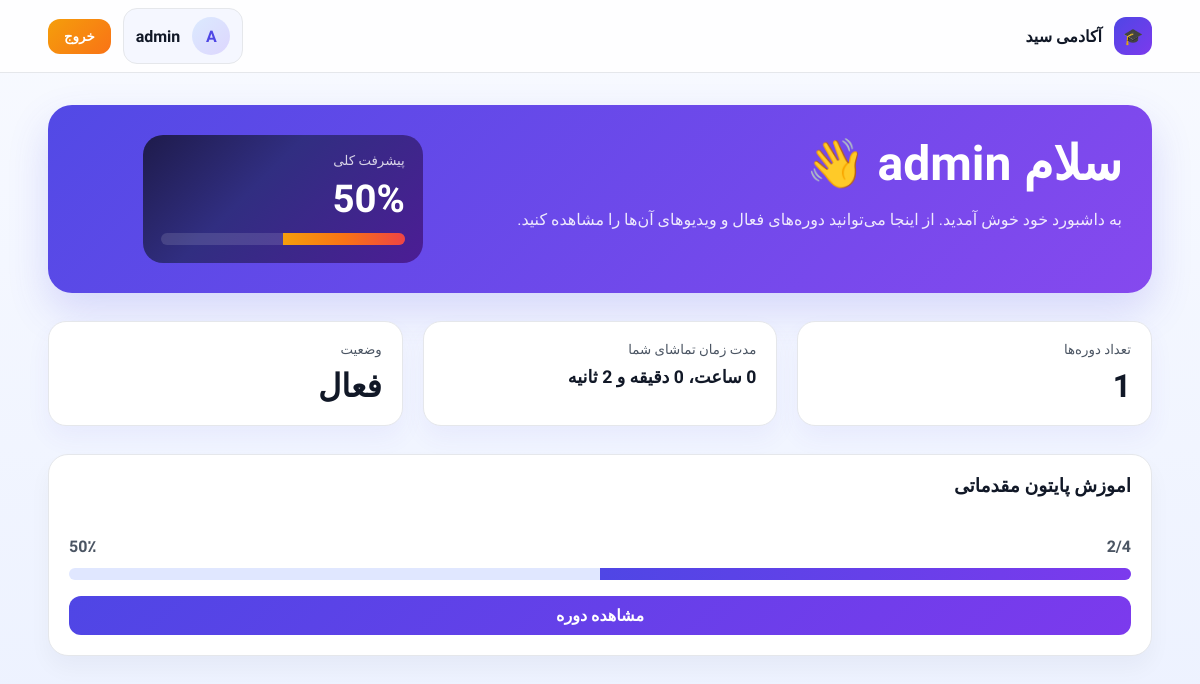
/dashboard/ (signed in), run on the app's committed database.
### main/models.py (models this page shows, shortened)
class Course(models.Model):
    title = models.CharField(max_length=200)
    description = models.TextField(blank=True)
    is_active = models.BooleanField(default=True)
    created_at = models.DateTimeField(auto_now_add=True)
    class Meta:
        ordering = ["-created_at"]

### main/views.py (the view)
# urls.py: path("dashboard/", dashboard, name="dashboard"),
@login_required(login_url="/login/")
def dashboard(request):
    profile, _ = Profile.objects.get_or_create(user=request.user)
    courses = Course.objects.filter(is_active=True).prefetch_related("videos")
    course_data = []
    total_videos = 0
    completed_videos = 0
    for course in courses:
        progress_obj, _ = UserCourseProgress.objects.get_or_create(user=request.user, course=course)
        total_course_videos = course.videos.count()
        total_videos += total_course_videos
        done_count = progress_obj.completed_videos.count()
        completed_videos += done_count
        course_data.append({
            "course": course,
            "progress": progress_obj.progress_percent(),
            "completed_count": done_count,
            "total_count": total_course_videos,
        })
    overall_progress = 0
    if total_videos:
        overall_progress = int((completed_videos / total_videos) * 100)
    watched_seconds = UserVideoProgress.objects.filter(
        user=request.user,
        video__course__is_active=True,
    ).aggregate(total=Sum("watched_seconds"))["total"] or 0
    return render(request, "main/dashboard.html", {
        "user": request.user,
        "profile": profile,
        "courses": course_data,
        "courses_count": len(course_data),
        "progress": overall_progress,
        "watched_seconds": watched_seconds,
        "watched_hours": watched_seconds // 3600,
        "watched_minutes": (watched_seconds % 3600) // 60,
        "watched_seconds_remainder": watched_seconds % 60,
    })

### main/models.py (called while the page is built)
    def progress_percent(self):
        total = self.course.videos.count()
        if total == 0:
            return 0
        completed = self.completed_videos.count()
        return int((completed / total) * 100)

### main/templates/main/dashboard.html (shortened to what this page needs)
<!DOCTYPE html>
<html lang="fa" dir="rtl">
  <head>
  </head>
  <body>
    <header class="topbar">
      <div class="container topbar-inner">
        <div class="brand">
          <div class="brand-mark">🎓</div>
          <span>آکادمی سید</span>
        </div>
        <div style="display:flex; align-items:center; gap:12px;">
          <div class="user-box">
            <div class="avatar">
              {% if user.first_name %}
                {{ user.first_name|first|upper }}
              {% else %}
                {{ user.username|first|upper }}
              {% endif %}
            </div>
            <div>
              <strong>
                {% if user.get_full_name %}
                  {{ user.get_full_name }}
                {% else %}
                  {{ user.username }}
                {% endif %}
              </strong>
            </div>
          </div>
          <form method="post" action="{% url 'logout' %}">
            <button type="submit" class="logout-btn">خروج</button>
          </form>
        </div>
      </div>
    </header>
    <main class="page">
      <div class="container">
        <section class="hero">
          <div>
            <h1>
              سلام
              👋
            </h1>
            <p>به داشبورد خود خوش آمدید. از اینجا می‌توانید دوره‌های فعال و ویدیوهای آن‌ها را مشاهده کنید.</p>
          </div>
          <div class="stat-box">
            <small>پیشرفت کلی</small>
            <div class="percent">{{ progress }}%</div>
            <div class="bar"><span style="width: {{ progress }}%;"></span></div>
          </div>
        </section>
        <section class="stats">
          <div class="stat-card">
            <small>تعداد دوره‌ها</small>
            <strong>{{ courses_count }}</strong>
          </div>
          <div class="stat-card">
            <small>مدت زمان تماشای شما</small>
            <strong class="time-value">{{ watched_hours }} ساعت، {{ watched_minutes }} دقیقه و {{ watched_seconds_remainder }} ثانیه</strong>
          </div>
          <div class="stat-card">
            <small>وضعیت</small>
            <strong>فعال</strong>
          </div>
        </section>
        {% if courses %}
          <section class="courses">
            {% for item in courses %}
              <article class="course-card">
                <h3>{{ item.course.title }}</h3>
                <div>
                  <div class="course-meta">
                    <span>{{ item.completed_count }}/{{ item.total_count }}</span>
                    <span>{{ item.progress }}٪</span>
                  </div>
                  <div class="progress" style="margin-top: 12px;">
                    <span style="width: {{ item.progress }}%;"></span>
                  </div>
                </div>
                <a class="course-link" href="{% url 'course_detail' item.course.id %}">مشاهده دوره</a>
              </article>
            {% endfor %}
          </section>
        {% else %}
          <div class="empty-state">هنوز دوره‌ای برای نمایش وجود ندارد.</div>
        {% endif %}
      </div>
    </main>
  </body>
</html>

### data on the page
Course: course "اموزش پایتون مقدماتی", completed_count "2", total_count "4", progress "50"

### other printed values
{{ user.username|first|upper }} "A"
{{ user.username }} "admin"
{{ progress }} "50"
{{ courses_count }} "1"
{{ watched_seconds_remainder }} "2"
